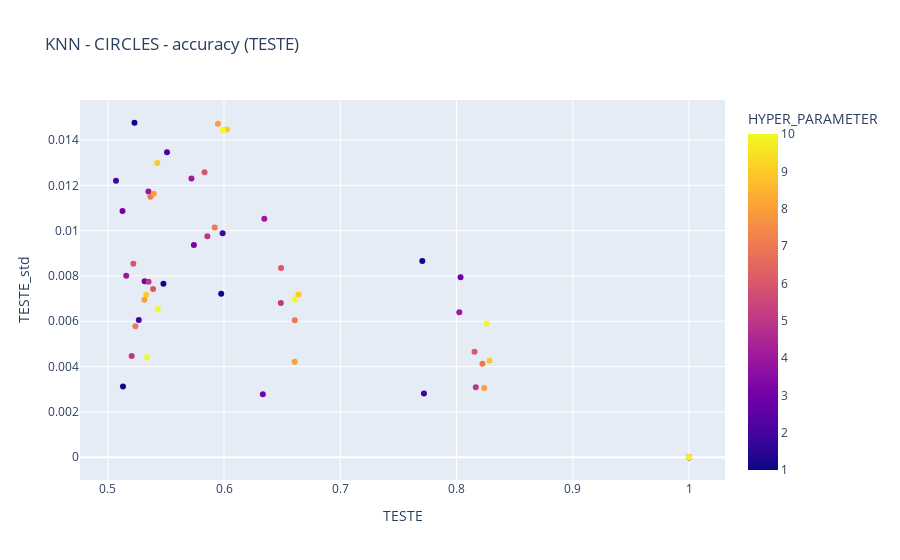

The code cell stored with this chart in its notebook:
### Markdown cell above
### KNN

The circles dataset's model is less biased with higher variance then moons knn model (shown in two KNN graphs bellow). 
accuracy in circles - ranges from 0.5 to 0.6 (for all noise levels and HP)
accuracy in moons - ranges from 0.75 to 1.0 (for all noise levels and HP)
The circles model is more stable and all hyperparams range is tighter then in moons model.

### logistic regression

The circles dataset's model is less biased with higher variance then moons' model (shown in two Log_Reg graphs bellow). 
accuracy in circles - ranges from 0.485 to 0.5 (for all noise levels and HP)
accuracy in moons - ranges from 0.8 to 0.9 (for all noise levels and HP)
both models are not stale as of HP perspective.

The best model is The Log-Reg moons with gamma=1000 , with accuracy score 0.79-0.82 for all noise levels.
Leg_Reg model on circles is not a good model becase it's predictions are true on 50% of the cases.
KNN circles predicts a bit better.
KNN moons predicts with high variance.

### Code cell
px.scatter(results.query('DS_NAME=="circles" and CLF_NAME=="knn" and N==10000')
        , x='TESTE'
        , y='TESTE_std'
        ,color = 'HYPER_PARAMETER'
        ,title='KNN - CIRCLES - accuracy (TESTE)')

### Figure 1 — Plotly figure (JSON) as saved in the notebook; plotly's stock layout.template omitted (floating-point values rounded to 4 significant figures)
{"data": [{"hovertemplate": "TESTE=%{x}<br>TESTE_std=%{y}<br>HYPER_PARAMETER=%{marker.color}<extra></extra>", "legendgroup": "", "marker": {"color": [1, 2, 3, 4, 5, 6, 7, 8, 9, 10, 1, 2, 3, 4, 5, 6, 7, 8, 9, 10, 1, 2, 3, 4, 5, 6, 7, 8, 9, 10, 1, 2, 3, 4, 5, 6, 7, 8, 9, 10, 1, 2, 3, 4, 5, 6, 7, 8, 9, 10, 1, 2, 3, 4, 5, 6, 7, 8, 9, 10], "coloraxis": "coloraxis", "symbol": "circle"}, "mode": "markers", "name": "", "orientation": "v", "showlegend": false, "type": "scatter", "x": [1, 1, 1, 1, 1, 1, 1, 1, 1, 1, 0.7706, 0.772, 0.8035, 0.8024, 0.8166, 0.8155, 0.8223, 0.8239, 0.8284, 0.826, 0.5976, 0.5988, 0.6334, 0.6347, 0.6489, 0.6491, 0.6609, 0.6608, 0.6641, 0.661, 0.5479, 0.551, 0.5741, 0.572, 0.5857, 0.5833, 0.592, 0.5948, 0.6024, 0.599, 0.523, 0.5267, 0.5317, 0.535, 0.5351, 0.539, 0.5367, 0.5396, 0.5426, 0.5431, 0.5131, 0.5071, 0.5127, 0.5159, 0.5206, 0.522, 0.5238, 0.5315, 0.533, 0.5338], "xaxis": "x", "y": [0, 0, 0, 0, 0, 0, 0, 0, 0, 0, 0.008657, 0.002811, 0.007944, 0.006398, 0.003089, 0.004658, 0.00413, 0.003056, 0.004259, 0.005899, 0.007214, 0.009882, 0.002782, 0.01052, 0.006807, 0.008351, 0.006045, 0.004214, 0.007179, 0.006957, 0.007651, 0.01346, 0.009362, 0.0123, 0.00975, 0.01258, 0.01014, 0.01472, 0.01447, 0.01444, 0.01476, 0.006055, 0.007763, 0.01173, 0.007742, 0.007423, 0.0115, 0.01162, 0.01299, 0.006538, 0.003121, 0.0122, 0.01087, 0.008009, 0.004465, 0.008538, 0.005784, 0.00695, 0.007176, 0.004411], "yaxis": "y"}], "layout": {"autosize": true, "coloraxis": {"colorbar": {"title": {"text": "HYPER_PARAMETER"}}, "colorscale": [[0, "#0d0887"], [0.1111, "#46039f"], [0.2222, "#7201a8"], [0.3333, "#9c179e"], [0.4444, "#bd3786"], [0.5556, "#d8576b"], [0.6667, "#ed7953"], [0.7778, "#fb9f3a"], [0.8889, "#fdca26"], [1, "#f0f921"]]}, "legend": {"tracegroupgap": 0}, "title": {"text": "KNN - CIRCLES - accuracy (TESTE)"}, "xaxis": {"anchor": "y", "autorange": true, "domain": [0, 1], "range": [0.4771, 1.03], "title": {"text": "TESTE"}, "type": "linear"}, "yaxis": {"anchor": "x", "autorange": true, "domain": [0, 1], "range": [-0.001218, 0.01598], "title": {"text": "TESTE_std"}, "type": "linear"}}}
